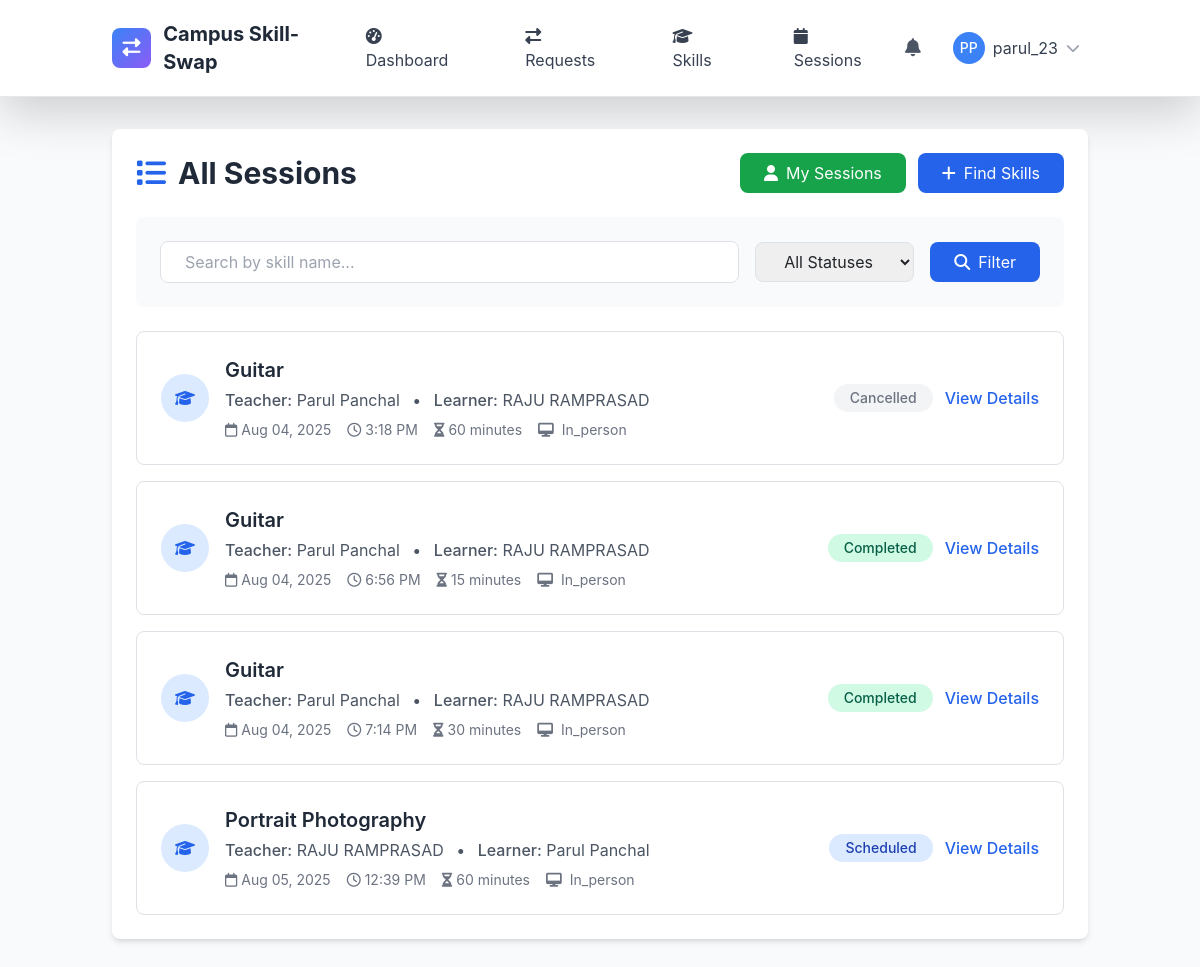
The page /sessions/calendar/ (signed in) on the database its author committed.
### skill_sessions/models.py (models this page shows, shortened)
class SkillSwapSession(models.Model):
    STATUS_CHOICES = [
        ('scheduled', 'Scheduled'),
        ('in_progress', 'In Progress'),
        ('completed', 'Completed'),
        ('cancelled', 'Cancelled'),
        ('no_show', 'No Show'),
    ]
    request = models.OneToOneField(SkillSwapRequest, on_delete=models.CASCADE, related_name='session')
    teacher = models.ForeignKey(User, on_delete=models.CASCADE, related_name='teaching_sessions')
    learner = models.ForeignKey(User, on_delete=models.CASCADE, related_name='learning_sessions')
    skill = models.ForeignKey('skills.Skill', on_delete=models.CASCADE, related_name='skill_sessions')
    scheduled_date = models.DateTimeField()
    duration_minutes = models.PositiveIntegerField(default=60)
    format = models.CharField(max_length=20, choices=[
        ('online', 'Online'),
        ('in_person', 'In-Person'),
    ])
    location = models.CharField(max_length=200, blank=True)
    meeting_link = models.URLField(blank=True, help_text="For online sessions")
    status = models.CharField(max_length=20, choices=STATUS_CHOICES, default='scheduled')
    started_at = models.DateTimeField(null=True, blank=True)
    ended_at = models.DateTimeField(null=True, blank=True)
    actual_duration = models.PositiveIntegerField(null=True, blank=True, help_text="Actual duration in minutes")
    teacher_notes = models.TextField(blank=True, help_text="Private notes for the teacher")
    learner_notes = models.TextField(blank=True, help_text="Private notes for the learner")
    session_summary = models.TextField(blank=True, help_text="What was covered in this session")
    created_at = models.DateTimeField(auto_now_add=True)
    updated_at = models.DateTimeField(auto_now=True)
    class Meta:
        ordering = ['scheduled_date']
        db_table = 'swapsession'

### skills/models.py (models this page shows, shortened)
class Skill(models.Model):
    name = models.CharField(max_length=100)
    category = models.ForeignKey(SkillCategory, on_delete=models.CASCADE, related_name='skills')
    description = models.TextField(blank=True)
    is_popular = models.BooleanField(default=False)
    created_at = models.DateTimeField(auto_now_add=True)
    updated_at = models.DateTimeField(auto_now=True)
    class Meta:
        ordering = ['category__name', 'name']
        unique_together = ['name', 'category']

### skill_sessions/views.py (the view)
# urls.py: path('calendar/', views.CalendarView.as_view(), name='calendar'),
class CalendarView(LoginRequiredMixin, ListView):
    model = SkillSwapSession
    template_name = 'skill_sessions/calendar.html'
    context_object_name = 'sessions'
    def get_queryset(self):
        return SkillSwapSession.objects.filter(
            teacher=self.request.user
        ) | SkillSwapSession.objects.filter(
            learner=self.request.user
        )

### templates/skill_sessions/skillswapsession_list.html (shortened to what this page needs)
{% extends 'base.html' %}
{% load static %}
{% block content %}
<div class="container mx-auto px-4 py-8">
    <div class="bg-white rounded-lg shadow-md p-6">
        <div class="flex items-center justify-between mb-6">
            <h1 class="text-3xl font-bold text-gray-800">
                <i class="fas fa-list mr-3 text-blue-600"></i>All Sessions
            </h1>
            <div class="flex space-x-3">
                <a href="{% url 'skill_sessions:my_sessions' %}" class="bg-green-600 hover:bg-green-700 text-white px-4 py-2 rounded-lg transition-colors">
                    <i class="fas fa-user mr-2"></i>My Sessions
                </a>
                <a href="{% url 'skills:skill_list' %}" class="bg-blue-600 hover:bg-blue-700 text-white px-4 py-2 rounded-lg transition-colors">
                    <i class="fas fa-plus mr-2"></i>Find Skills
                </a>
            </div>
        </div>
        <div class="mb-6 p-4 bg-gray-50 rounded-lg">
            <form method="get" class="flex flex-wrap items-center space-x-4">
                <div class="flex-1 min-w-0">
                    <input type="text" name="search" value="{{ request.GET.search }}"
                           placeholder="Search by skill name..."
                           class="w-full px-4 py-2 border border-gray-300 rounded-lg focus:ring-2 focus:ring-blue-500 focus:border-transparent">
                </div>
                <div>
                    <select name="status" class="px-4 py-2 border border-gray-300 rounded-lg focus:ring-2 focus:ring-blue-500 focus:border-transparent">
                        <option value="">All Statuses</option>
                    </select>
                </div>
                <button type="submit" class="bg-blue-600 hover:bg-blue-700 text-white px-6 py-2 rounded-lg transition-colors">
                    <i class="fas fa-search mr-2"></i>Filter
                </button>
            </form>
        </div>
        {% if sessions %}
            <div class="space-y-4">
                {% for session in sessions %}
                    <div class="border rounded-lg p-4 hover:shadow-md transition-shadow">
                        <div class="flex items-center justify-between">
                            <div class="flex-1">
                                <div class="flex items-center space-x-4">
                                    <div class="flex-shrink-0">
                                        <div class="w-12 h-12 bg-blue-100 rounded-full flex items-center justify-center">
                                            <i class="fas fa-graduation-cap text-blue-600"></i>
                                        </div>
                                    </div>
                                    <div class="flex-1">
                                        <h3 class="text-xl font-semibold text-gray-800">{{ session.skill.name }}</h3>
                                        <div class="text-gray-600 mt-1">
                                            <span class="font-medium">Teacher:</span> {{ session.teacher.get_full_name|default:session.teacher.username }}
                                            <span class="mx-2">•</span>
                                            <span class="font-medium">Learner:</span> {{ session.learner.get_full_name|default:session.learner.username }}
                                        </div>
                                        <div class="flex items-center space-x-4 mt-2 text-sm text-gray-500">
                                            <span><i class="far fa-calendar mr-1"></i>{{ session.scheduled_date|date:"M d, Y" }}</span>
                                            <span><i class="far fa-clock mr-1"></i>{{ session.scheduled_date|time:"g:i A" }}</span>
                                            <span><i class="fas fa-hourglass-half mr-1"></i>{{ session.duration_minutes }} minutes</span>
                                            <span class="capitalize">
                                                <i class="fas fa-{{ session.format|yesno:'desktop,map-marker-alt' }} mr-1"></i>
                                                {{ session.format|capfirst }}
                                            </span>
                                        </div>
                                    </div>
                                </div>
                            </div>
                            <div class="flex items-center space-x-3">
                                <span class="status-badge status-{{ session.status }} px-3 py-1 rounded-full text-sm font-medium">
                                    {{ session.get_status_display }}
                                </span>
                                {% if session.teacher == user or session.learner == user %}
                                    <a href="{% url 'skill_sessions:session_detail' session.id %}"
                                       class="text-blue-600 hover:text-blue-800 font-medium">
                                        View Details
                                    </a>
                                {% endif %}
                            </div>
                        </div>
                    </div>
                {% endfor %}
            </div>
        {% endif %}
    </div>
</div>
{% endblock %}

### templates/base.html (shortened to what this page needs)
{% load static %}
<!DOCTYPE html>
<html lang="en" class="h-full">
<head>
    <script src="https://cdn.tailwindcss.com"></script>
    <link href="https://cdn.jsdelivr.net/npm/bootstrap@5.3.2/dist/css/bootstrap.min.css" rel="stylesheet">
    <link rel="stylesheet" href="https://cdnjs.cloudflare.com/ajax/libs/font-awesome/6.5.1/css/all.min.css">
</head>
<body class="bg-gray-50 h-full">
    <nav class="bg-white shadow-lg border-b">
        <div class="container mx-auto px-4">
            <div class="flex justify-between items-center py-3">
                <div class="flex items-center space-x-3">
                    <div class="w-10 h-10 gradient-bg rounded-lg flex items-center justify-center">
                        <i class="fas fa-exchange-alt text-white text-lg"></i>
                    </div>
                    <a href="{% url 'core:home' %}" class="text-xl font-bold text-gray-800 hover:text-blue-600 transition-colors">
                        Campus Skill-Swap
                    </a>
                </div>
                <div class="hidden md:flex items-center space-x-6">
                    {% if user.is_authenticated %}
                        <a href="{% url 'core:dashboard' %}" class="nav-link px-3 py-2 text-gray-700 hover:text-blue-600 transition-colors">
                            <i class="fas fa-tachometer-alt mr-2"></i>Dashboard
                        </a>
                        <a href="{% url 'skill_sessions:request_list' %}" class="nav-link px-3 py-2 text-gray-700 hover:text-blue-600 transition-colors">
                            <i class="fas fa-exchange-alt mr-2"></i>Requests
                        </a>
                        <a href="{% url 'skills:skill_list' %}" class="nav-link px-3 py-2 text-gray-700 hover:text-blue-600 transition-colors">
                            <i class="fas fa-graduation-cap mr-2"></i>Skills
                        </a>
                        <a href="{% url 'skill_sessions:session_management' %}" class="nav-link px-3 py-2 text-gray-700 hover:text-blue-600 transition-colors">
                            <i class="fas fa-calendar mr-2"></i>Sessions
                        </a>
                    {% endif %}
                </div>
                <div class="flex items-center space-x-4">
                    {% if user.is_authenticated %}
                        <div class="relative">
                            <button id="notificationBtn" class="relative p-2 text-gray-600 hover:text-blue-600 transition-colors">
                                <i class="fas fa-bell text-lg"></i>
                            </button>
                        </div>
                        <div class="relative">
                            <button id="userMenuBtn" class="flex items-center space-x-2 p-2 rounded-lg hover:bg-gray-100 transition-colors">
                                {% if user.profile.profile_picture %}
                                    <img src="{{ user.profile.profile_picture.url }}" alt="Profile" class="w-8 h-8 rounded-full">
                                {% else %}
                                    <div class="w-8 h-8 bg-blue-500 rounded-full flex items-center justify-center">
                                        <span class="text-white text-sm font-medium">{{ user.first_name|first|upper }}{{ user.last_name|first|upper }}</span>
                                    </div>
                                {% endif %}
                                <span class="hidden md:block text-gray-700">{{ user.username}}</span>
                                <i class="fas fa-chevron-down text-gray-400 text-sm"></i>
                            </button>
                        </div>
                    {% endif %}
                </div>
            </div>
        </div>
    </nav>
    <main class="min-h-screen">
        {% block content %}{% endblock %}
    </main>
</body>
</html>

### templates/base.html (style rules this page uses)
:root { --primary-color: #3B82F6; --secondary-color: #10B981; --accent-color: #8B5CF6; --warning-color: #F59E0B; --danger-color: #EF4444; }
body { font-family: 'Inter', -apple-system, BlinkMacSystemFont, sans-serif; }
.gradient-bg { background: linear-gradient(135deg, var(--primary-color) 0%, var(--accent-color) 100%); }

### templates/skill_sessions/skillswapsession_list.html (style rules this page uses)
.status-badge.status-scheduled { background-color: #DBEAFE; color: #1E40AF; }
.status-badge.status-completed { background-color: #D1FAE5; color: #065F46; }
.status-badge.status-cancelled { background-color: #F3F4F6; color: #6B7280; }

### rows shown on the page
SkillSwapSession: skill.name "Guitar", teacher.get_full_name "Parul Panchal", learner.get_full_name "RAJU RAMPRASAD", scheduled_date "Aug 04, 2025", scheduled_date "3:18 PM", duration_minutes "60", format "In_person", status "Cancelled", shows "View Details"
SkillSwapSession: skill.name "Guitar", teacher.get_full_name "Parul Panchal", learner.get_full_name "RAJU RAMPRASAD", scheduled_date "Aug 04, 2025", scheduled_date "6:56 PM", duration_minutes "15", format "In_person", status "Completed", shows "View Details"
SkillSwapSession: skill.name "Guitar", teacher.get_full_name "Parul Panchal", learner.get_full_name "RAJU RAMPRASAD", scheduled_date "Aug 04, 2025", scheduled_date "7:14 PM", duration_minutes "30", format "In_person", status "Completed", shows "View Details"
SkillSwapSession: skill.name "Portrait Photography", teacher.get_full_name "RAJU RAMPRASAD", learner.get_full_name "Parul Panchal", scheduled_date "Aug 05, 2025", scheduled_date "12:39 PM", duration_minutes "60", format "In_person", status "Scheduled", shows "View Details"

### other values the page prints
{{ user.first_name|first|upper }} "P"
{{ user.last_name|first|upper }} "P"
{{ user.username }} "parul_23"
